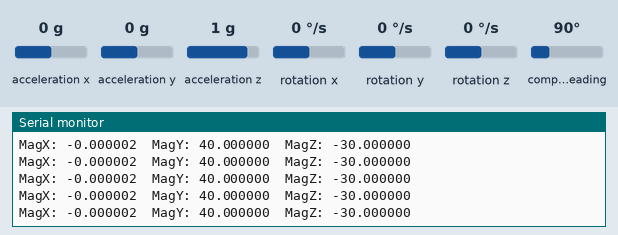
The sketch below on a simulated Arduino Uno, built with avr-gcc and run on an emulated ATmega328P. On the bench: the last lines printed to the serial monitor. The test bench sets the inputs (shaded band); at power-on: compass heading 90°, acceleration x 0 g, acceleration y 0 g, acceleration z 1 g, rotation x 0 °/s, rotation y 0 °/s, rotation z 0 °/s.

Above: at 1.2 s.
1.3 s: compass heading set to 7°
At 1.63 s:
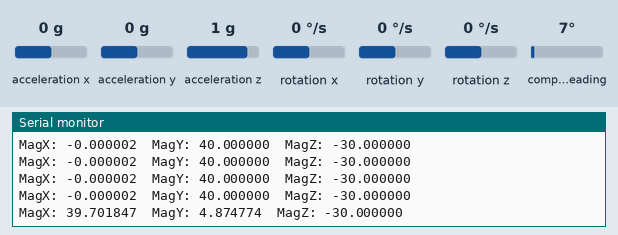
2.8 s: compass heading set to 180°
At 2.89 s:
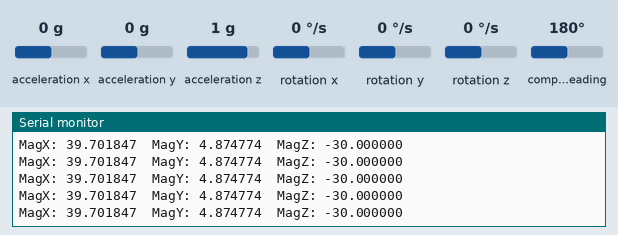
Timing chart, 0 to 5.8 s (numbered marks = the images above; inputs shaded):
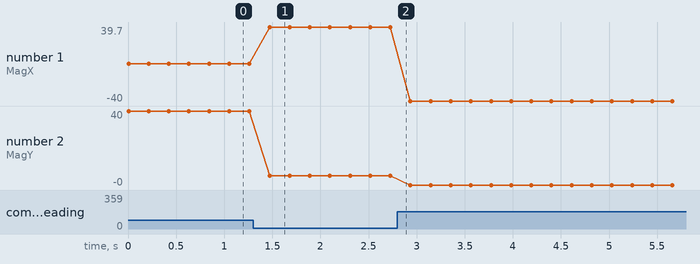

Measured:
- after the input at 1.3 s, the serial monitor: prints a new line after 0.17 s (image 1)
- plotted number 1: -0 → 39.7 after the input at 1.3 s, 39.7 → -40 after the input at 2.8 s
- plotted number 2: 40 → 4.87 after the input at 1.3 s, 4.87 → -0 after the input at 2.8 s

The sketch:

accelerator.ino
```cpp
// accelerator.ino
#include "MPU9250.h"

// Configure I^2C address
MPU9250 IMU(Wire, 0x68);
int status;

void setup(){
	Serial.begin(115200);
	while(!Serial){}

	status = IMU.begin();
	if(status < 0){
		Serial.println("MPU9250 not detected.");
		Serial.print("Status: ");
		Serial.println(status);
		while(1){}
	}
}

void loop(){
	IMU.readSensor();

	// Accelerator
	// Serial.print("Accelerator X: ");
	// Serial.print(IMU.getAccelX_mss(), 6);
	// Serial.print("\t");
	// Serial.print("Accelerator Y: ");
	// Serial.print(IMU.getAccelY_mss(), 6);
	// Serial.print("\t");
	// Serial.print("Accelerator Z: ");
	// Serial.print(IMU.getAccelZ_mss(), 6);

	// Gyroscope, rotations
	// Serial.print("GyroX: ");
	// Serial.print(IMU.getGyroX_rads(), 6);
	// Serial.print("\t");
	// Serial.print("GyroY: ");
	// Serial.print(IMU.getGyroY_rads(), 6);
	// Serial.print("\t");
	// Serial.print("GyroZ: ");
	// Serial.print(IMU.getGyroZ_rads(), 6);

	// Magnetometer gives the direction.
	Serial.print("MagX: ");
	Serial.print(IMU.getMagX_uT(), 6); // Up.
	Serial.print("\t");
	Serial.print("MagY: ");
	Serial.print(IMU.getMagY_uT(), 6); // North in the compass.
	Serial.print("\t");
	Serial.print("MagZ: ");
	Serial.print(IMU.getMagZ_uT(), 6); // Sea level.
	Serial.print("\t");

	Serial.println();
	delay(200);
}
```
